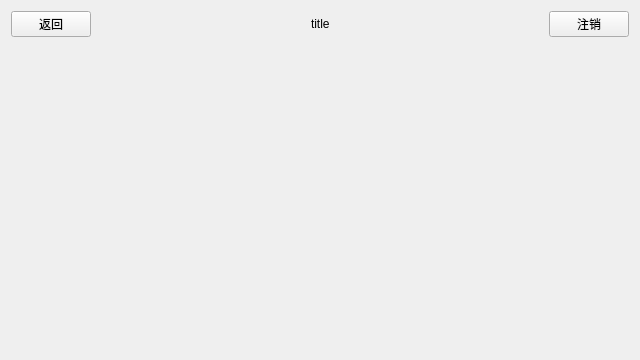
<?xml version="1.0" encoding="UTF-8"?>
<ui version="4.0">
 <class>MasterView</class>
 <widget class="QWidget" name="MasterView">
  <property name="geometry">
   <rect>
    <x>0</x>
    <y>0</y>
    <width>640</width>
    <height>360</height>
   </rect>
  </property>
  <property name="windowTitle">
   <string>MasterView</string>
  </property>
  <layout class="QVBoxLayout" name="verticalLayout">
   <item>
    <layout class="QHBoxLayout" name="horizontalLayout">
     <item>
      <widget class="QPushButton" name="btBack">
       <property name="text">
        <string>返回</string>
       </property>
      </widget>
     </item>
     <item>
      <spacer name="horizontalSpacer">
       <property name="orientation">
        <enum>Qt::Orientation::Horizontal</enum>
       </property>
       <property name="sizeHint" stdset="0">
        <size>
         <width>40</width>
         <height>20</height>
        </size>
       </property>
      </spacer>
     </item>
     <item>
      <widget class="QLabel" name="labelTitle">
       <property name="text">
        <string>title</string>
       </property>
      </widget>
     </item>
     <item>
      <spacer name="horizontalSpacer_2">
       <property name="orientation">
        <enum>Qt::Orientation::Horizontal</enum>
       </property>
       <property name="sizeHint" stdset="0">
        <size>
         <width>40</width>
         <height>20</height>
        </size>
       </property>
      </spacer>
     </item>
     <item>
      <widget class="QPushButton" name="btLogout">
       <property name="text">
        <string>注销</string>
       </property>
      </widget>
     </item>
    </layout>
   </item>
   <item>
    <widget class="QStackedWidget" name="stackedWidget"/>
   </item>
  </layout>
 </widget>
 <resources/>
 <connections/>
</ui>
